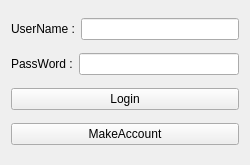
<?xml version="1.0" encoding="UTF-8"?>
<ui version="4.0">
 <class>Widget</class>
 <widget class="QWidget" name="Widget">
  <property name="geometry">
   <rect>
    <x>0</x>
    <y>0</y>
    <width>250</width>
    <height>165</height>
   </rect>
  </property>
  <property name="windowTitle">
   <string>Widget</string>
  </property>
  <layout class="QVBoxLayout" name="verticalLayout">
   <item>
    <layout class="QHBoxLayout" name="horizontalLayout">
     <item>
      <widget class="QLabel" name="usename">
       <property name="text">
        <string>UserName :</string>
       </property>
      </widget>
     </item>
     <item>
      <widget class="QLineEdit" name="userLine"/>
     </item>
    </layout>
   </item>
   <item>
    <layout class="QHBoxLayout" name="horizontalLayout_2">
     <item>
      <widget class="QLabel" name="label">
       <property name="text">
        <string>PassWord :</string>
       </property>
      </widget>
     </item>
     <item>
      <widget class="QLineEdit" name="passlineEdit"/>
     </item>
    </layout>
   </item>
   <item>
    <widget class="QPushButton" name="pushButton_2">
     <property name="text">
      <string>Login</string>
     </property>
    </widget>
   </item>
   <item>
    <widget class="QPushButton" name="pushButton">
     <property name="text">
      <string>MakeAccount</string>
     </property>
    </widget>
   </item>
  </layout>
 </widget>
 <resources/>
 <connections/>
</ui>
